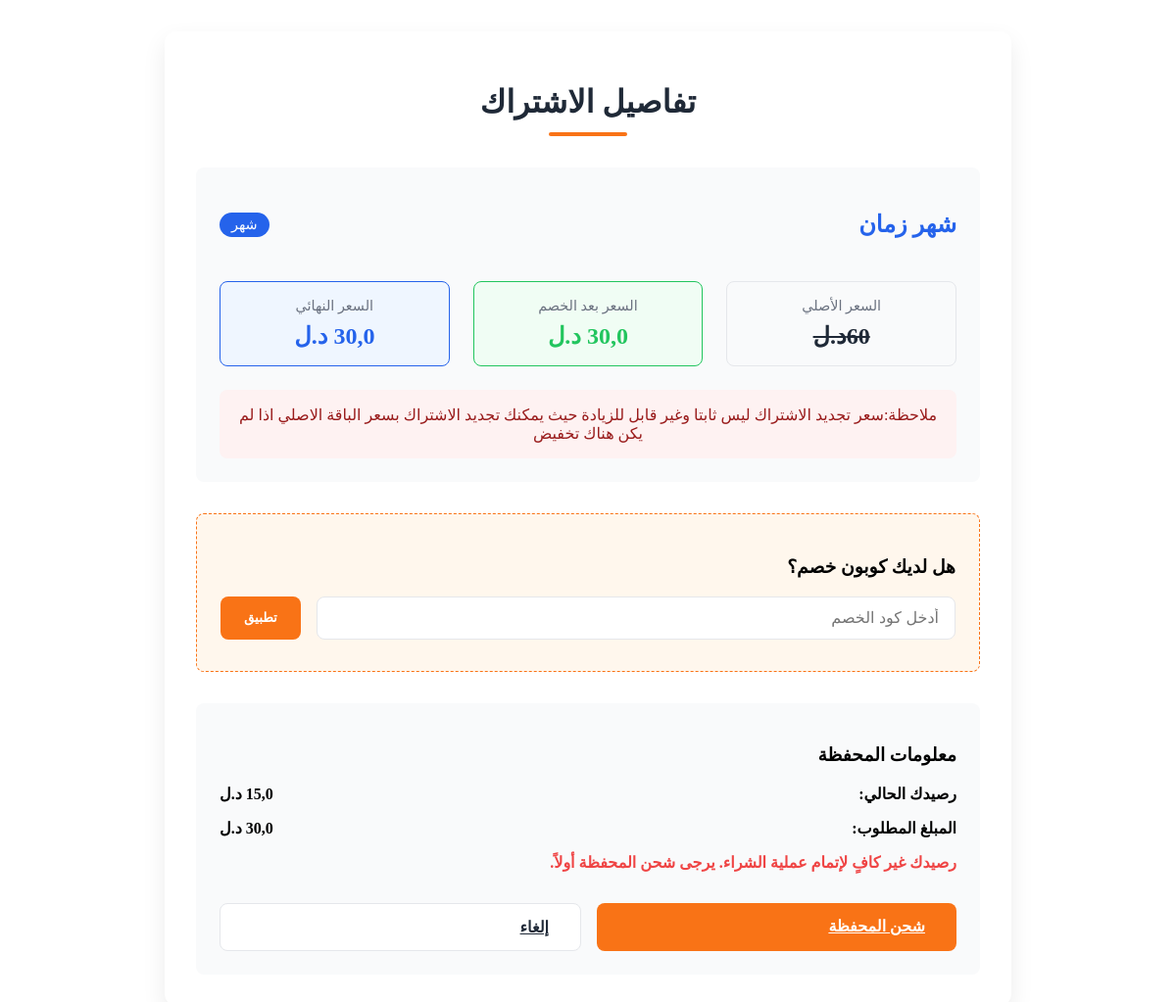
The page /buy_plan/4/ (signed in) on the database its author committed.
### core/models.py (models this page shows, shortened)
class Plan(models.Model):
    DURATION_CHOICES = [
        ('free_trial', 'تجربة مجانية'),
        ('monthly', 'شهر'),
        ('quarterly', 'ربع سنة(3 شهور)'),
        ('yearly', 'سنة'),
        ('halfy', 'نصف سنة (6 شهور)'),
        ('daily','يوم')
    ]
    name = models.CharField(max_length=100)
    price = models.IntegerField()
    duration = models.CharField(max_length=10, choices=DURATION_CHOICES)
    ordering=models.BooleanField(default=False)
    whatsapp=models.BooleanField(default=False)
    product_count=models.IntegerField(default=5)
    review=models.BooleanField(default=False)
    def get_discounted_price(self):
        active_discount = Discount.objects.filter(plan=self, start_date__lte=timezone.now(), end_date__gte=timezone.now()).first()
        active = Discount.objects.filter(plan=self, start_date=timezone.now(), end_date__gte=timezone.now()).first()
        if active_discount:
            discount_amount = self.price * (active_discount.percentage )
            discounted_price=self.price - discount_amount
            return discounted_price
        elif active:
          discount_amount = self.price * (active.percentage )
          discounted_price=self.price - discount_amount
          return discounted_price
        else:
          return self.price

class Customer(models.Model):
    status = {
        ('inactive', 'inactive'),
        ('active', 'active'),
    }
    kind = {
        ('مطعم\مقهى','مطعم\مقهى'),
        ('متجر', 'متجر'),
        ('غير ذلك', 'غير ذلك'),
    }
    user = models.OneToOneField(User, on_delete=models.CASCADE)
    phone = models.CharField(max_length=13)
    store_ar_name = models.CharField(max_length=40)
    store_en_name = models.CharField(max_length=40,unique=True)
    customer_status = models.CharField(max_length=29, choices=status)
    store_kind = models.CharField(max_length=20, choices=kind)
    wallet=models.FloatField(default=0.0)
    has_used_free_trial = models.BooleanField(default=False)
    location_url = models.URLField(blank=True, null=True)
    created_at=models.DateField(auto_now_add=True)

### core/views.py (the view, shortened to what this page needs)
# urls.py: path('buy_plan/<int:plan_id>/', buy_plan, name='buy_plan'),
@login_required
def buy_plan(request, plan_id):
    plan = Plan.objects.get(id=plan_id)
    customer = Customer.objects.get(user=request.user) if request.user.is_authenticated else None
    context = {
        'plan': plan,
        'customer': customer,
        'final_price': plan.get_discounted_price()    }
    return render(request, 'buy_plan.html', context)

### templates/buy_plan.html (shortened to what this page needs)
<!DOCTYPE html>
{% load static %}
<html lang="ar" dir="rtl">
<head>
    <link rel="stylesheet" href="{% static 'css/buy.css' %}">
</head>
<body>
<div class="subscription-container">
    <h1 class="page-title">تفاصيل الاشتراك</h1>
    <div class="plan-details">
        <div class="plan-header">
            <h2 class="plan-name">{{ plan.name }}</h2>
            <span class="plan-duration">{{ plan.get_duration_display }}</span>
        </div>
        <div class="price-section">
            <div class="price-item original-price">
                <div class="price-label">السعر الأصلي</div>
                <div class="price-value">{{ plan.price }}د.ل</div>
            </div>
            <div class="price-item discounted-price">
                <div class="price-label">السعر بعد الخصم</div>
                <div class="price-value">{{ plan.get_discounted_price }} د.ل</div>
            </div>
            <div class="price-item final-price" id="final-price-container">
                <div class="price-label">السعر النهائي</div>
                <div class="price-value" id="final-price">{{ final_price }} د.ل</div>
            </div>
        </div>
        <div class="renewal-note">
                        ملاحظة:سعر تجديد الاشتراك ليس ثابتا وغير قابل للزيادة حيث يمكنك تجديد الاشتراك بسعر الباقة الاصلي اذا لم يكن هناك تخفيض
        </div>
    </div>
    <div class="coupon-section" id="coupon-section">
        <h3>هل لديك كوبون خصم؟</h3>
        <div class="coupon-form">
            <input type="text" id="coupon-code" class="coupon-input" placeholder="أدخل كود الخصم">
            <button type="button" class="coupon-btn" onclick="applyCoupon()">تطبيق</button>
        </div>
    </div>
    <div class="wallet-section">
        <h3>معلومات المحفظة</h3>
        <div class="wallet-info">
            <span class="wallet-label">رصيدك الحالي:</span>
            <span class="wallet-value">{{ customer.wallet }} د.ل</span>
        </div>
        <div class="wallet-info">
            <span class="wallet-label">المبلغ المطلوب:</span>
            <span class="wallet-value" id="required-amount">{{ final_price }} د.ل</span>
        </div>
        {% if customer.wallet >= final_price %}
        <form method="POST"  id="payment-form">
            {% csrf_token %}
            <input type="hidden" name="coupon_code" id="coupon-input" value="">
            <div class="action-buttons">
                <button type="submit" class="confirm-btn">تأكيد الشراء</button>
                <a href="{% url 'home' %}" class="cancel-btn">إلغاء</a>
            </div>
        </form>
        {% else %}
        <div class="error-msg" style="margin-top: 1rem;">
            رصيدك غير كافٍ لإتمام عملية الشراء. يرجى شحن المحفظة أولاً.
        </div>
        <div class="action-buttons">
            <a href="{% url 'wallet_charging' %}" class="confirm-btn">شحن المحفظة</a>
            <a href="{% url 'home' %}" class="cancel-btn">إلغاء</a>
        </div>
        {% endif %}
    </div>
</div>
</body>
</html>

### static/css/buy.css (style rules this page uses)
:root { --primary: #2563EB; --action: #F97316; --text: #1F2937; --light-bg: #F9FAFB; --success: #22C55E; --danger: #EF4444; }
.subscription-container { max-width: 800px; margin: 2rem auto; padding: 2rem; background: white; border-radius: 12px; box-shadow: 0 10px 25px rgba(0, 0, 0, 0.08); }
.page-title { text-align: center; color: var(--text); margin-bottom: 2rem; position: relative; padding-bottom: 1rem; }
.page-title::after { content: ''; position: absolute; width: 80px; height: 4px; background: var(--action); bottom: 0; left: 50%; transform: translateX(-50%); border-radius: 2px; }
.plan-details { background: var(--light-bg); padding: 1.5rem; border-radius: 8px; margin-bottom: 2rem; }
.plan-header { display: flex; justify-content: space-between; align-items: center; margin-bottom: 1rem; }
.plan-name { font-size: 1.5rem; font-weight: 700; color: var(--primary); }
.plan-duration { background: var(--primary); color: white; padding: 0.25rem 0.75rem; border-radius: 20px; font-size: 0.9rem; }
.price-section { display: flex; gap: 1.5rem; margin: 1.5rem 0; }
.price-item { flex: 1; padding: 1rem; border-radius: 8px; text-align: center; }
.original-price { border: 1px solid #E5E7EB; }
.discounted-price { background: #F0FDF4; border: 1px solid var(--success); }
.final-price { background: #EFF6FF; border: 1px solid var(--primary); }
.price-label { font-size: 0.9rem; color: #6B7280; margin-bottom: 0.5rem; }
.price-value { font-size: 1.5rem; font-weight: 700; }
.original-price .price-value { color: var(--text); text-decoration: line-through; }
.discounted-price .price-value { color: var(--success); }
.final-price .price-value { color: var(--primary); }
.coupon-section { margin: 1.5rem 0; padding: 1.5rem; background: #FFF7ED; border-radius: 8px; border: 1px dashed var(--action); }
.coupon-form { display: flex; gap: 1rem; margin-top: 1rem; }
.coupon-input { flex: 1; padding: 0.75rem 1rem; border: 1px solid #E5E7EB; border-radius: 8px; font-size: 1rem; }
.coupon-btn { background: var(--action); color: white; border: none; padding: 0 1.5rem; border-radius: 8px; font-weight: 600; cursor: pointer; }
.wallet-section { margin-top: 2rem; padding: 1.5rem; background: var(--light-bg); border-radius: 8px; }
.wallet-info { display: flex; justify-content: space-between; margin: 1rem 0; }
.wallet-label { font-weight: 600; }
.wallet-value { font-weight: 700; }
.error-msg { color: var(--danger); font-weight: 600; }
.action-buttons { margin-top: 2rem; display: flex; gap: 1rem; }
.confirm-btn { background: var(--action); color: white; border: none; padding: 0.875rem 2rem; border-radius: 8px; font-weight: 700; cursor: pointer; flex: 1; }
.cancel-btn { background: white; color: var(--text); border: 1px solid #E5E7EB; padding: 0.875rem 2rem; border-radius: 8px; font-weight: 600; cursor: pointer; flex: 1; }
.renewal-note { margin-top: 1.5rem; padding: 1rem; background: #FEF2F2; border-radius: 8px; color: #991B1B; text-align: center; }

### rows shown on the page
Plan: name "شهر زمان", duration "شهر", price "60"
Customer: wallet "15,0"

### other values the page prints
{{ final_price }} "30,0"
